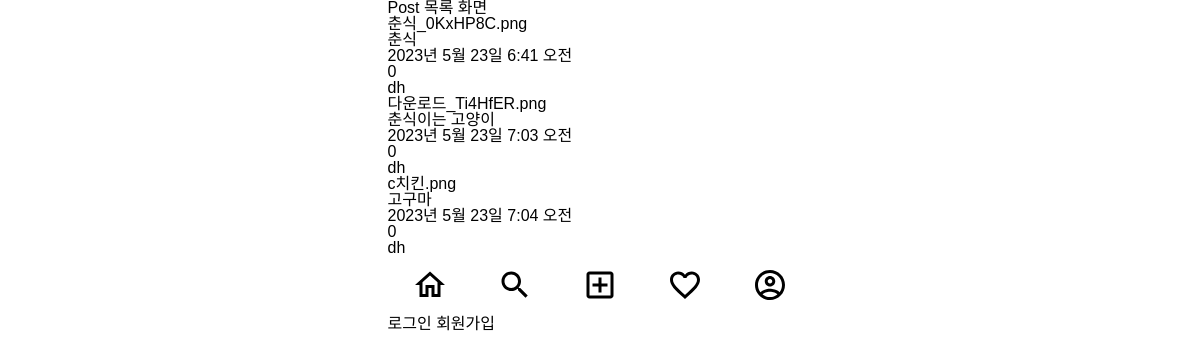
/cbv/, run on the app's committed database.
### posts/models.py (models this page shows)
class Post(models.Model):
    image = models.ImageField(verbose_name = '이미지',null=True,blank = True)
    content = models.TextField(verbose_name ='내용')
    created_at = models.DateTimeField(verbose_name ='작성일',auto_now_add=True)
    view_count = models.IntegerField(verbose_name ='조회수',default=0)
    writer = models.ForeignKey(to=User,on_delete=models.CASCADE,null=True,blank=True)

### users/models.py (models this page shows)
class User(AbstractUser):
    phone = models.CharField(verbose_name='전화번호',max_length=11)
    objects = UserManager()

### posts/views.py (the view)
# urls.py: path('cbv/',class_view.as_view()),
class class_view(ListView):
    model = Post
    template_name = 'cbv_view.html'

### posts/templates/posts/post_list.html (shortened to what this page needs)
{% extends 'base.html' %}
{% block content %}
<h1>Post 목록 화면</h1>
{% for post in post_list %}
    <div>
        {{ post.image }}<br>
        {{ post.content }}<br>
        {{ post.created_at }}<br>
        {{ post.view_count }}<br>
        {{ post.writer }}<br>
    </div>
    {% endfor %}
{% endblock %}

### posts/templates/base.html (shortened to what this page needs)
{% load static %}
<!DOCTYPE html>
<html lang="ko">
<head>
    <link rel="stylesheet" href="{% static 'css/reset.css' %}">
    <link rel="stylesheet" href="{% static 'css/index.css' %}">
</head>
<body class="container">
    <div>
    {% block content %}
    {% endblock %}
    </div>
    <div>
        <nav>
            <ul class="bottom-menu-group">
                <li>
                    <img src="{% static 'icons/home_outlined_black_36dp.svg'%}" alt="홈">
                </li>
                <li>
                    <img src="{% static 'icons/search_outlined_black_36dp.svg' %}" alt="검색">
                </li>
                <li>
                    <a href="{% url 'posts:post-create' %}">
                    <img src="{% static 'icons/add_box_outlined_black_36dp.svg' %}" alt="글쓰기">
                    </a>
                </li>
                <li>
                    <img src="{% static 'icons/favorite_outlined_black_36dp.svg' %}" alt="좋아요">
                </li>
                <li>
                    <img src="{% static 'icons/account_circle_outlined_black_36dp.svg' %}" alt="프로필">
                </li>
            </ul>
        </nav>
    </div>
    <div>
    {% if request.user.is_authenticated %}
        <div>{{ user.username }}님 환영합니다.</div>
        <a href = "{% url 'accounts:logout' %}">로그아웃</a>
    {% else %}
        <a href = "{% url 'accounts:login' %}">로그인</a>
        <a href = "{% url 'accounts:signup' %}">회원가입</a>
    {% endif %}
    </div>
</body>
</html>

### static/css/index.css (style rules this page uses)
.container { display: flex; flex-direction: column; max-width: 425px; }
body { font-family: 'Noto Sans KR', sans-serif; margin: 0 auto 60px auto; }
.bottom-menu-group { display: flex; height: 60px; align-items: center; justify-content: space-around; background-color: #FFFFFF; }

### data on the page
Post: image "춘식_0KxHP8C.png", content "춘식", created_at "2023년 5월 23일 6:41 오전", view_count "0", writer "dh"
Post: image "다운로드_Ti4HfER.png", content "춘식이는 고양이", created_at "2023년 5월 23일 7:03 오전", view_count "0", writer "dh"
Post: image "c치킨.png", content "고구마", created_at "2023년 5월 23일 7:04 오전", view_count "0", writer "dh"
